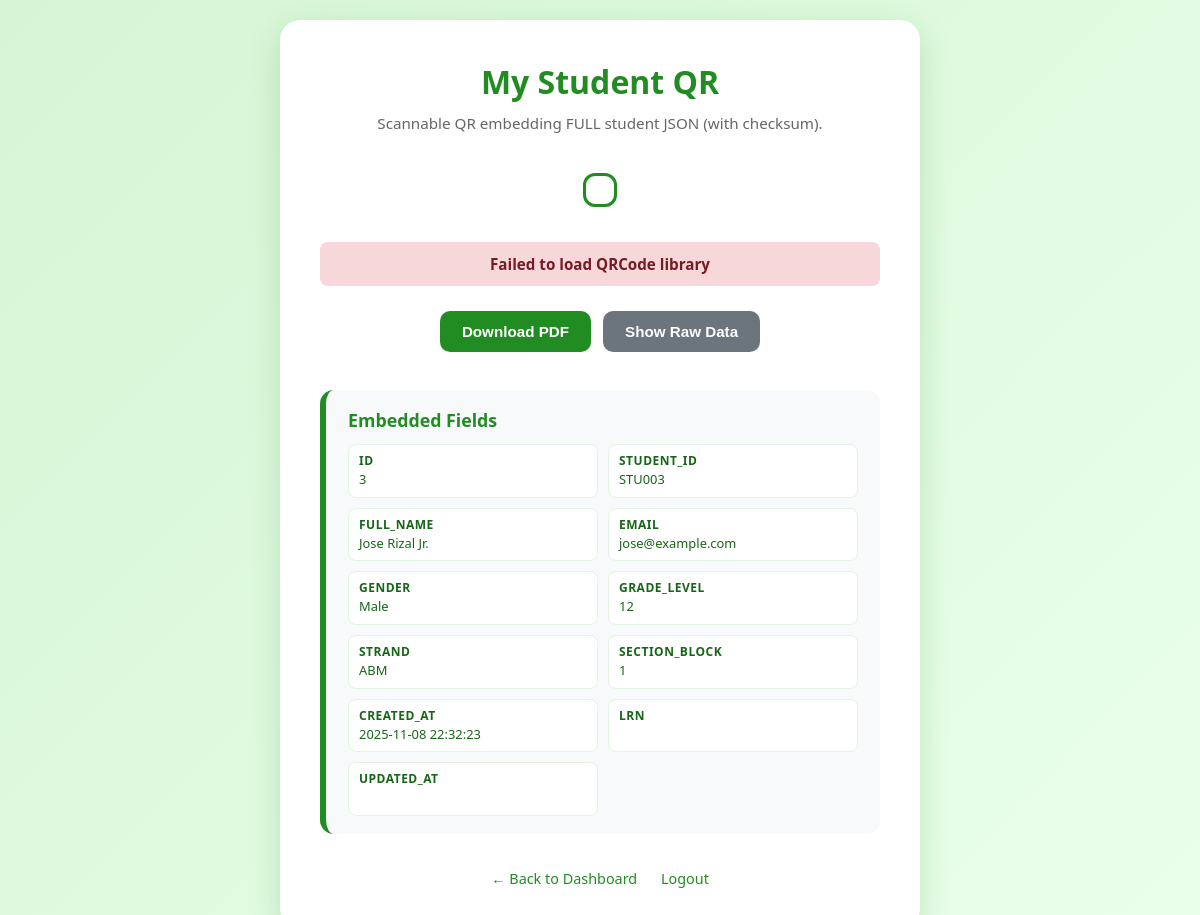
The app's page /student_qr.php (signed in) with its own data.
### tables this page shows
CREATE TABLE IF NOT EXISTS students (
    id INT AUTO_INCREMENT PRIMARY KEY,
    student_id VARCHAR(20) NOT NULL UNIQUE,
    full_name VARCHAR(100) NOT NULL,
    email VARCHAR(100) NOT NULL,
    password VARCHAR(255) NOT NULL,
    gender ENUM('Male','Female','Other'),
    grade_level VARCHAR(10),
    strand VARCHAR(50),
    section_block VARCHAR(20),
    created_at TIMESTAMP DEFAULT CURRENT_TIMESTAMP
);

### student_qr.php (the view, shortened to what this page needs)
<?php
$pdo = get_db();
$stmt = $pdo->prepare('SELECT * FROM students WHERE id = :id');
$stmt->execute([':id' => $_SESSION['user_id']]);
$student = $stmt->fetch(PDO::FETCH_ASSOC);
foreach(['password'] as $sensitive){
  if(isset($student[$sensitive])) unset($student[$sensitive]);
}
foreach(['lrn','created_at','updated_at'] as $optional){
  if(!array_key_exists($optional,$student)) $student[$optional] = '';
}
?>
<!DOCTYPE html>
<html lang="en">
<head>
    <link rel="stylesheet" href="style.css" />
</head>
<body>
<div class="qr-card">
    <h1>My Student QR</h1>
  <div class="meta">Scannable QR embedding FULL student JSON (with checksum).</div>
    <div id="qrcode" aria-label="Student QR Code"></div>
    <div id="status" class="status">Generating...</div>
    <div class="actions">
      <button class="btn" id="btnDownloadPdf">Download PDF</button>
      <button class="btn alt" id="btnShowRaw">Show Raw Data</button>
    </div>
    <div class="details">
        <h3>Embedded Fields</h3>
        <div class="grid">
            <?php foreach($student as $k=>$v): ?>
            <div class="field"><strong><?php echo htmlspecialchars($k); ?></strong><?php echo htmlspecialchars((string)$v); ?>&nbsp;</div>
            <?php endforeach; ?>
        </div>
    </div>
    <div class="footer-links">
        <a href="student_dashboard.php">← Back to Dashboard</a>
        <a href="logout.php">Logout</a>
    </div>
</div>
</body>
</html>

### style.css (style rules this page uses)
body { background: #f6fff6; font-family: 'Segoe UI', 'Arial', sans-serif; margin: 0; color: #176617; }
h1, h2, h3 { color: #218c21; margin-top: 0; }
input, select, button, textarea { font-size: 1em; border-radius: 6px; border: 1px solid #b2e2b2; padding: 8px 12px; margin-bottom: 8px; outline: none; }
button { background: #218c21; color: #fff; border: none; cursor: pointer; font-weight: bold; padding: 8px 20px; transition: background 0.2s; }
.error { color: #b00; background: #ffeaea; border-radius: 6px; padding: 10px 16px; margin-bottom: 16px; text-align: center; }

### student_qr.php (style rules this page uses)
body { background:linear-gradient(135deg,#d6f5d6 0%,#eaffea 100%);min-height:100vh;padding:20px;font-family:'Segoe UI',Arial,sans-serif; }
.qr-card { max-width:560px;margin:0 auto;background:#fff;border-radius:20px;box-shadow:0 10px 32px rgba(33,140,33,.2);padding:40px;text-align:center; }
h1 { margin:0 0 10px;color:#218c21;font-size:2em; }
.meta { color:#666;margin-bottom:25px;font-size:.95em; }
#qrcode { margin:15px auto;display:inline-block;padding:14px;border:3px solid #218c21;border-radius:12px;background:#fff; }
.status { margin-top:15px;padding:12px;border-radius:8px;font-weight:600;font-size:.95em; }
.status.error { background:#f8d7da;color:#721c24; }
.details { text-align:left;margin-top:30px;background:#f8f9fa;padding:18px 22px;border-radius:14px;border-left:6px solid #218c21;font-size:.95em;line-height:1.35; }
.details h3 { margin:0 0 12px;color:#218c21; }
.grid { display:grid;grid-template-columns:repeat(auto-fit,minmax(180px,1fr));gap:10px; }
.field { background:#fff;border:1px solid #e2f5e2;border-radius:8px;padding:8px 10px;font-size:.85em; }
.field strong { display:block;color:#176617;font-weight:600;font-size:.75rem;letter-spacing:.5px;text-transform:uppercase;margin-bottom:2px; }
.actions { margin-top:25px;display:flex;gap:12px;flex-wrap:wrap;justify-content:center; }
.btn { padding:12px 22px;border:none;border-radius:10px;font-size:.95em;font-weight:600;cursor:pointer;transition:.25s;background:#218c21;color:#fff;text-decoration:none; }
.btn.alt { background:#6c757d; }
.footer-links { margin-top:35px;font-size:.9em; }
.footer-links a { color:#218c21;text-decoration:none;margin:0 10px; }

### records on screen
students: id "3", student "STU003", full_name "Jose Rizal Jr.", email "jose@example.com", gender "Male", grade_level "12", strand "ABM", section_block "1", created_at "2025-11-08 22:32:23"

### other values on screen
$k "ID"
$k "STUDENT_ID"
$k "FULL_NAME"
$k "EMAIL"
$k "GENDER"
$k "GRADE_LEVEL"
$k "STRAND"
$k "SECTION_BLOCK"
$k "CREATED_AT"
$k "LRN"
$k "UPDATED_AT"
